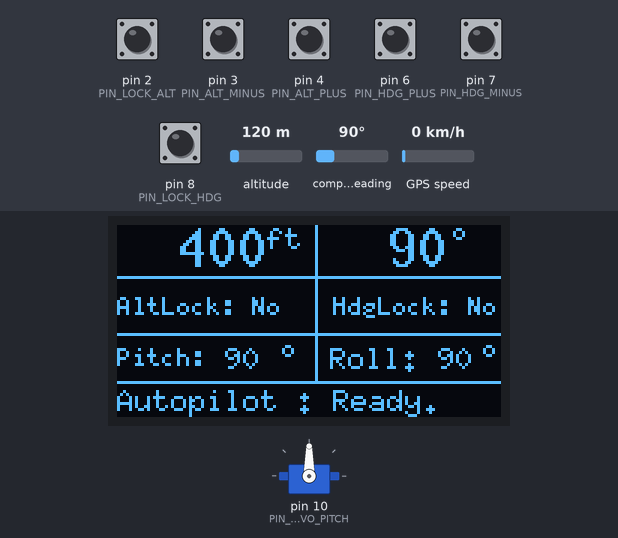
This sketch was run on a simulated Arduino Mega 2560, built with avr-gcc and run on an emulated ATmega2560. Shown: 128×64 one-colour display, servo. Inputs (shaded band) come from the test bench; at power-on: pin 2 (PIN_LOCK_ALT), pin 3 (PIN_ALT_MINUS), pin 4 (PIN_ALT_PLUS), pin 6 (PIN_HDG_PLUS), pin 7 (PIN_HDG_MINUS), pin 8 (PIN_LOCK_HDG) HIGH, altitude 120 m, compass heading 90°, GPS speed 0 km/h. The GPS gets a fix after 3 s at 37.7749, -122.4194 with 8 satellites.

Above: at 6.4 s.
6.5 s: pin 2 (PIN_LOCK_ALT) pulled LOW for 0.15 s
At 6.79 s:
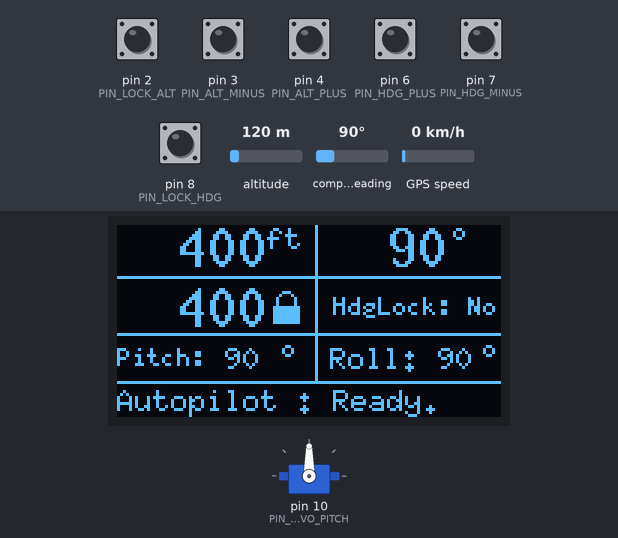
8.3 s: pin 8 (PIN_LOCK_HDG) pulled LOW for 0.15 s
At 8.58 s:
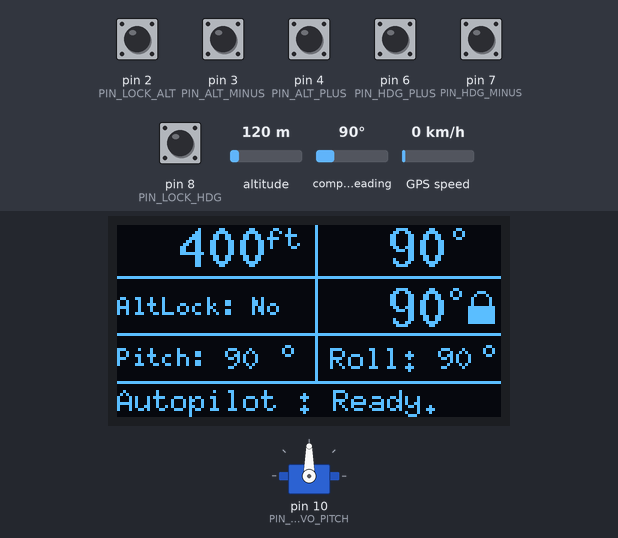
10.2 s: pin 2 (PIN_LOCK_ALT) driven LOW and pin 8 (PIN_LOCK_HDG) driven LOW
At 10.9 s:
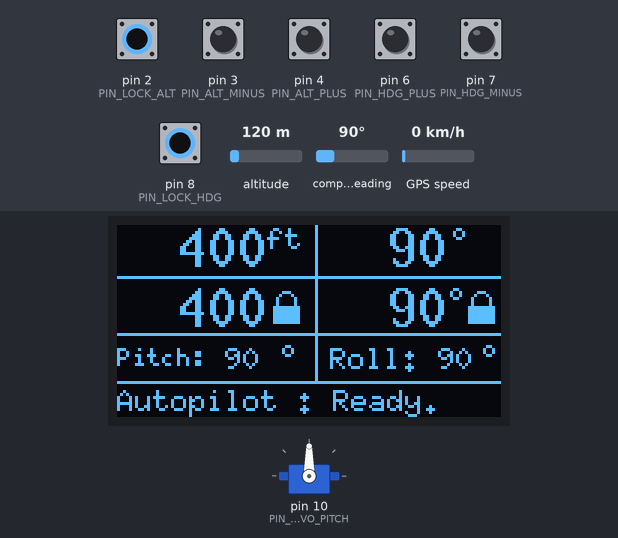
11.9 s: pin 3 (PIN_ALT_MINUS) pulled LOW for 0.15 s
At 13.41 s:
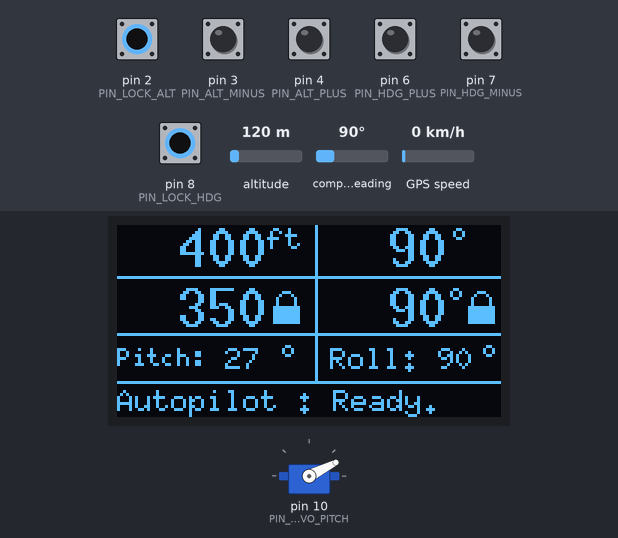
13.8 s: pin 3 (PIN_ALT_MINUS) pulled LOW for 1 s
At 15.0 s:
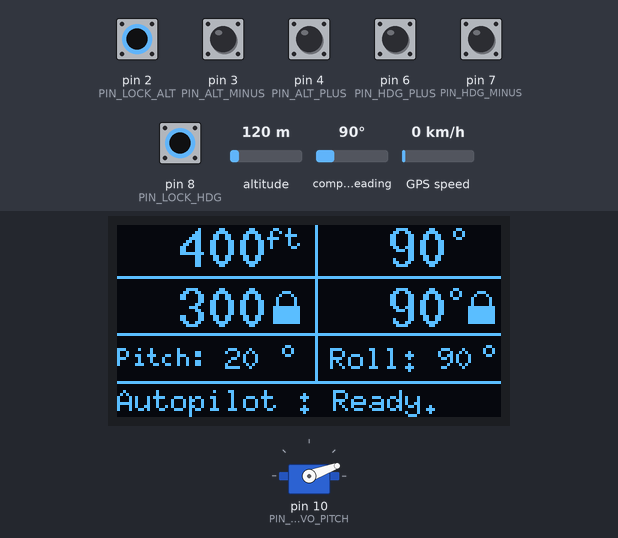
Timing chart, 0 to 16.8 s (numbered marks = the images above; inputs shaded):
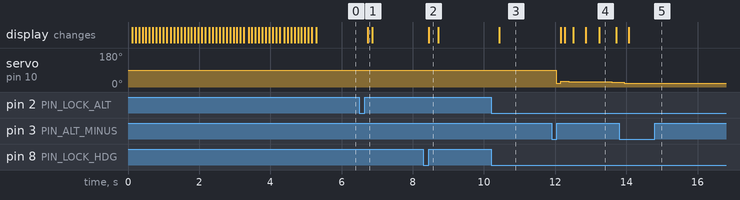

The sketch:

main.ino
```cpp
#include <Wire.h>
#include "config.h"
#include "types.h"
#include "utils.h"
#include "display.h"
#include "input.h"
#include "gps_service.h"
#include "servos.h"
#include "pid_pitch.h"
#include "startup.h"

// État et services globaux
AppState S;
Display UI;
GpsService GpsSvc;   // instance renommée pour éviter conflits
Servos SERVO;
PitchController PID;
Startup STARTUP;

unsigned long lastCtlMs = 0;
unsigned long lastUiMs  = 0;

void setup() {
  Serial.begin(115200);
  Wire.begin(); Wire.setClock(I2C_FREQ_HZ);

  setupInputs();
  UI.begin();
  GpsSvc.begin(9600);
  SERVO.begin(PIN_SERVO_PITCH, PIN_SERVO_ROLL);

  // Init état
  S.servoPitchPos = SERVO_PITCH_NTR;

  // Démarrage (écran + tests)
  STARTUP.run(S, UI, GpsSvc);

  // Écran initial (baseline)
  UI.renderMainFrame(S, "Autopilot : Ready.");
  lastCtlMs = millis();
  lastUiMs  = lastCtlMs;
}

void loop() {
  // GPS feed en continu
  GpsSvc.feed(S);

  // Gestion interrupteur Lock Altitude
  bool lockAltPressed = (digitalRead(PIN_LOCK_ALT) == LOW);
  if (lockAltPressed && !S.lockAlt) {
    S.lockAlt = true;
    S.lockedAlt = S.currentAlt; // capture immédiate
    PID.reset(S);
  } else if (!lockAltPressed && S.lockAlt) {
    S.lockAlt = false;
    S.lockedAlt = 0;
    PID.reset(S);
    S.servoPitchPos = SERVO_PITCH_NTR;
  }

  // Gestion interrupteur Lock Heading (capture & clear sur front)
  static bool prevHdgPressed = false;
  bool hdgPressed = (digitalRead(PIN_LOCK_HDG) == LOW);
  if (hdgPressed && !prevHdgPressed) {
    int hdg = S.currentHdg;           // 0..359
    if (hdg == 0) hdg = 360;          // 0 réservé pour "pas de lock"
    S.lockedHdg = hdg;
  } else if (!hdgPressed && prevHdgPressed) {
    S.lockedHdg = 0;                  // clear lock
  }
  prevHdgPressed = hdgPressed;

  // Poussoirs réactifs (à chaque tour)
  unsigned long now = millis();

  static bool firedAltPlus=false, firedAltMinus=false, firedTrimPlus=false, firedTrimMinus=false;

  if (S.lockAlt && edgeFalling(PIN_ALT_PLUS, now)) {
    if (!firedAltPlus) { S.lockedAlt = ((S.lockedAlt + 25)/50)*50 + 50; firedAltPlus = true; }
  } else if (digitalRead(PIN_ALT_PLUS)==HIGH) firedAltPlus = false;

  if (S.lockAlt && edgeFalling(PIN_ALT_MINUS, now)) {
    if (!firedAltMinus){ S.lockedAlt = ((S.lockedAlt + 25)/50)*50 - 50; firedAltMinus = true; }
  } else if (digitalRead(PIN_ALT_MINUS)==HIGH) firedAltMinus = false;

  if (hdgPressed && edgeFalling(PIN_HDG_PLUS, now)) {
    if (!firedTrimPlus) { S.servoPitchPos = clampInt(S.servoPitchPos+1, SERVO_PITCH_MIN, SERVO_PITCH_MAX); firedTrimPlus = true; }
  } else if (digitalRead(PIN_HDG_PLUS)==HIGH) firedTrimPlus = false;

  if (hdgPressed && edgeFalling(PIN_HDG_MINUS, now)) {
    if (!firedTrimMinus){ S.servoPitchPos = clampInt(S.servoPitchPos-1, SERVO_PITCH_MIN, SERVO_PITCH_MAX); firedTrimMinus = true; }
  } else if (digitalRead(PIN_HDG_MINUS)==HIGH) firedTrimMinus = false;

  // PID @ CTRL_HZ
  if (now - lastCtlMs >= (1000/CTRL_HZ)) {
    float dt = (now - lastCtlMs) * 0.001f;
    lastCtlMs = now;
    PID.step(S, dt);
    SERVO.writePitch(S.servoPitchPos);
  }

  // UI @ UI_FPS : message unique
  if (now - lastUiMs >= (1000/UI_FPS)) {
    lastUiMs = now;
    UI.renderMainFrame(S, "Autopilot : Ready.");
  }
}
```

display.cpp
```cpp
#include "display.h"
#include "utils.h"

Display::Display()
: u8g2_(U8G2_R0, /*reset=*/U8X8_PIN_NONE) {}

void Display::begin() {
  u8g2_.begin();
  u8g2_.setFontPosTop();
  u8g2_.setFontDirection(0);
}

void Display::drawGrid_() {
  u8g2_.drawLine(66, 0, 66, 52);
  u8g2_.drawLine(0, 17, 128, 17);
  u8g2_.drawLine(0, 36, 128, 36);
  u8g2_.drawLine(0, 52, 128, 52);
}

void Display::drawStatusLine_(const char* label, bool ok, uint8_t y) {
  const uint8_t RIGHT_MARGIN = 12; // décale OK/NO vers la gauche
  u8g2_.setFont(u8g2_font_6x10_tf);
  // Libellé à gauche
  u8g2_.setCursor(0, y);
  u8g2_.print(label);
  // Valeur à droite avec marge
  const char* s = ok ? "OK" : "NO";
  uint8_t w = u8g2_.getStrWidth(s);
  int16_t xr = 128 - RIGHT_MARGIN - w;
  if (xr < 0) xr = 0;
  u8g2_.setCursor(xr, y);
  u8g2_.print(s);
}

void Display::renderMainFrame(const AppState& s, const char* bottomMsg) {
  u8g2_.clearBuffer();
  drawGrid_();

  // ====== Ligne 1 : Alt & Hdg courants ======
  u8g2_.setFont(u8g2_font_10x20_tf);
  u8g2_.setCursor(0,0);  u8g2_.print(padRightInt(s.currentAlt,5));
  u8g2_.setFont(u8g2_font_6x10_tf);
  u8g2_.setCursor(50,0); u8g2_.print("ft");
  u8g2_.setFont(u8g2_font_10x20_tf);
  u8g2_.setCursor(80,0); u8g2_.print(padRightInt(s.currentHdg,3));
  u8g2_.setFont(u8g2_font_unifont_t_symbols);
  u8g2_.drawGlyph(110,0,0x00B0);

  // ====== Ligne 2 : Alt lock (gauche) + Hdg lock (droite, aligné dynamiquement) ======
  // Altitude verrouillée : s.lockAlt pilote l'affichage immédiat
  if (s.lockAlt) {
    u8g2_.setFont(u8g2_font_10x20_tf);
    u8g2_.setCursor(0,20); u8g2_.print(padRightInt(s.lockedAlt,5));
    // Cadenas gauche
    u8g2_.drawBox(52, 27, 9, 6);
    u8g2_.drawCircle(56, 25, 3, U8G2_DRAW_ALL);
  } else {
    u8g2_.setFont(u8g2_font_5x7_tf);
    u8g2_.setCursor(0,23); u8g2_.print("AltLock: No");
  }

  // Paramètres généraux d'alignement à droite
  const uint8_t SCREEN_W = 128;
  const uint8_t RIGHT_PAD = 2; // réduit la largeur effective d'écran de 2 px (marge)
  const int rightEdge = SCREEN_W - RIGHT_PAD;

  // Cap verrouillé (à droite) — alignement dynamique et marge droite
  if (s.lockedHdg != 0) {
    // 1) nombre en 10x20
    u8g2_.setFont(u8g2_font_10x20_tf);
    int hdgDisp = (s.lockedHdg == 360) ? 360 : s.lockedHdg; // 1..360
    char num[8];
    snprintf(num, sizeof(num), "%3d", hdgDisp);
    uint8_t wNum = u8g2_.getStrWidth(num);

    // 2) symbole degré (police unifont)
    u8g2_.setFont(u8g2_font_unifont_t_symbols);
    uint8_t wDeg = u8g2_.getUTF8Width("\xC2\xB0");
    if (wDeg == 0) wDeg = u8g2_.getMaxCharWidth();

    // 3) cadenas (primitives)
    const uint8_t lockW = 9;   // largeur du cadenas
    const uint8_t gap   = 2;   // espace entre ° et cadenas

    // xStart = bord droit effectif - (nombre + ° + gap + cadenas)
    int xStart = rightEdge - (int)(wNum + wDeg + gap + lockW);
    if (xStart < 66) xStart = 66; // ne pas empiéter sur la grille centrale

    //  Rendu aligné à droite
    u8g2_.setFont(u8g2_font_10x20_tf);
    u8g2_.setCursor(xStart, 20); u8g2_.print(num);

    u8g2_.setFont(u8g2_font_unifont_t_symbols);
    u8g2_.drawGlyph(xStart + wNum, 20, 0x00B0);

    // Cadenas à la fin
    int lockX = xStart + wNum + wDeg + gap;
    u8g2_.drawBox(lockX, 27, 9, 6);
    u8g2_.drawCircle(lockX + 4, 25, 3, U8G2_DRAW_ALL);
  } else {
    // "HdgLock: No" aligné à droite avec marge
    u8g2_.setFont(u8g2_font_5x7_tf);
    const char* txt = "HdgLock: No";
    uint8_t wNo = u8g2_.getStrWidth(txt);
    int16_t xNo = rightEdge - wNo;
    if (xNo < 66) xNo = 66;
    u8g2_.setCursor(xNo, 23);
    u8g2_.print(txt);
  }

  // ====== Ligne 3 : Servos ======
  u8g2_.setFont(u8g2_font_5x7_tf);
  u8g2_.setCursor(0,40); u8g2_.print("Pitch:");
  u8g2_.setFont(u8g2_font_6x10_tf);
  u8g2_.print(padRightInt(s.servoPitchPos,3));
  u8g2_.setFont(u8g2_font_unifont_t_symbols);
  u8g2_.drawGlyph(53,39,0x00B0);
  u8g2_.setFont(u8g2_font_6x10_tf);
  u8g2_.setCursor(71,40); u8g2_.print("Roll:");
  u8g2_.print(padRightInt(s.servoRollPos,3));
  u8g2_.setFont(u8g2_font_unifont_t_symbols);
  u8g2_.drawGlyph(120,39,0x00B0);

  // ====== Ligne 4 : message bas ======
  u8g2_.setFont(u8g2_font_6x10_tf);
  u8g2_.setCursor(0,54);
  u8g2_.print(bottomMsg);

  u8g2_.sendBuffer();
}

void Display::renderStartup(bool gpsOk, bool controlsOk, const char* infoMsg) {
  u8g2_.clearBuffer();
  u8g2_.setFont(u8g2_font_6x10_tf);

  const char* title = "STARTUP";
  uint8_t tw = u8g2_.getStrWidth(title);
  int16_t tx = (128 - tw) / 2; if (tx < 0) tx = 0;
  u8g2_.setCursor(tx,0); u8g2_.print(title);
  u8g2_.drawLine(0,12,128,12);

  drawStatusLine_("GPS",      gpsOk,     20);
  drawStatusLine_("Controls", controlsOk, 32);

  u8g2_.drawLine(0,44,128,44);
  u8g2_.setCursor(0,54); u8g2_.print(infoMsg);

  u8g2_.sendBuffer();
}

void Display::renderStartupProgress(uint8_t percent) {
  if (percent > 100) percent = 100;
  u8g2_.clearBuffer();

  const char* title = "STARTUP";
  u8g2_.setFont(u8g2_font_6x10_tf);
  uint8_t tw = u8g2_.getStrWidth(title);
  int16_t tx = (128 - tw)/2; if (tx < 0) tx = 0;
  u8g2_.setCursor(tx,0); u8g2_.print(title);
  u8g2_.drawLine(0,12,128,12);

  drawStatusLine_("GPS",      true, 20);
  drawStatusLine_("Controls", true, 32);

  u8g2_.drawLine(0,44,128,44);

  const uint8_t x=0,y=54,w=128,h=10;
  u8g2_.drawFrame(x,y,w,h);
  uint8_t fill = (w-2)*percent/100;
  u8g2_.drawBox(x+1,y+1,fill,h-2);

  u8g2_.sendBuffer();
}
```

display.h
```cpp
#pragma once
#include <U8g2lib.h>
#include "types.h"

class Display {
public:
  Display();
  void begin();

  // Rendu principal avec un seul message en bas
  void renderMainFrame(const AppState& s, const char* bottomMsg);

  // Écrans de démarrage (anglais)
  void renderStartup(bool gpsOk, bool controlsOk, const char* infoMsg);
  void renderStartupProgress(uint8_t percent);

private:
  U8G2_SSD1309_128X64_NONAME2_F_HW_I2C u8g2_;
  void drawGrid_();
  void drawStatusLine_(const char* label, bool ok, uint8_t y);
};
```

gps_service.cpp
```cpp
#include "gps_service.h"
#include <Arduino.h>
#include <math.h>
#include "config.h"

void GpsService::begin(unsigned long baud) { Serial1.begin(baud); }

void GpsService::feed(AppState& s) {
  while (Serial1.available() > 0) {
    if (gps_.encode(Serial1.read())) s.lastGpsDataMs = millis();
  }

  // --- ALTITUDE: EMA + quantification ---
  if (gps_.altitude.isValid()) {
    float altFt = gps_.altitude.feet();
    if (!s.altEmaInit) {
      s.altEma = altFt;
      s.altEmaInit = true;
    } else {
      s.altEma = ALT_EMA_ALPHA * altFt + (1.0f - ALT_EMA_ALPHA) * s.altEma;
    }
    int quant = (int) lroundf(s.altEma / (float)ALT_QUANT_FT) * ALT_QUANT_FT;
    s.currentAlt = quant;
  }

  // --- CAP: direct depuis TinyGPS++ ---
  if (gps_.course.isValid()) {
    int hdg = (int) lround(gps_.course.deg()); // 0..359
    if (hdg >= 360) hdg -= 360;
    if (hdg < 0)    hdg += 360;
    s.currentHdg = hdg;
  }
}

bool GpsService::isOk(const AppState& s) const {
  unsigned long now = millis();
  bool recent = (now - s.lastGpsDataMs) < 2000;
  bool chars  = gps_.charsProcessed() > 120;
  return recent && chars;
}
```

gps_service.h
```cpp
#pragma once
#include <TinyGPSPlus.h>
#include "types.h"

class GpsService {
public:
  void begin(unsigned long baud);
  void feed(AppState& s);
  bool isOk(const AppState& s) const;
  TinyGPSPlus& raw() { return gps_; }
private:
  TinyGPSPlus gps_;
};
```

input.cpp
```cpp
#include "input.h"

void setupInputs() {
  pinMode(PIN_LOCK_ALT, INPUT_PULLUP);
  pinMode(PIN_LOCK_HDG, INPUT_PULLUP);
  pinMode(PIN_ALT_PLUS, INPUT_PULLUP);
  pinMode(PIN_ALT_MINUS, INPUT_PULLUP);
  pinMode(PIN_HDG_PLUS, INPUT_PULLUP);
  pinMode(PIN_HDG_MINUS, INPUT_PULLUP);
}

bool edgeFalling(uint8_t pin, unsigned long now) {
  static bool prev[30];
  static unsigned long t0[30] = {0};
  bool raw = digitalRead(pin);
  if (raw != prev[pin]) { t0[pin] = now; prev[pin] = raw; }
  return (prev[pin] == LOW) && (now - t0[pin] >= DEBOUNCE_MS);
}

bool allControlsReleased() {
  return digitalRead(PIN_LOCK_ALT)==HIGH &&
         digitalRead(PIN_LOCK_HDG)==HIGH &&
         digitalRead(PIN_ALT_PLUS)==HIGH &&
         digitalRead(PIN_ALT_MINUS)==HIGH &&
         digitalRead(PIN_HDG_PLUS)==HIGH &&
         digitalRead(PIN_HDG_MINUS)==HIGH;
}
```

input.h
```cpp
#pragma once
#include <Arduino.h>
#include "config.h"

void setupInputs();
bool edgeFalling(uint8_t pin, unsigned long now);
bool allControlsReleased();
```

pid_pitch.cpp
```cpp
#include "pid_pitch.h"
#include "config.h"
#include "utils.h"
#include <math.h>

void PitchController::reset(AppState& s) {
  s.pidPitch = {}; // reset all PID accumulators
}

void PitchController::step(AppState& s, float dt) {
  if (!s.lockAlt) return;
  auto& p = s.pidPitch;

  p.error = (float)(s.lockedAlt - s.currentAlt);
  p.integral += p.error * dt;
  p.integral = clampFloat(p.integral, -300.0f, 300.0f);
  p.derivative = (dt > 0.0005f) ? (p.error - p.errorPrev) / dt : 0.0f;

  float out = KpPitch*p.error + KiPitch*p.integral + KdPitch*p.derivative;

  if (fabsf(p.error) < 10.0f) {
    s.servoPitchPos = SERVO_PITCH_NTR;
  } else {
    int target = SERVO_PITCH_NTR + (int)out;
    s.servoPitchPos = clampInt(target, SERVO_PITCH_MIN, SERVO_PITCH_MAX);
  }

  p.errorPrev = p.error;
}
```

pid_pitch.h
```cpp
#pragma once
#include "types.h"

class PitchController {
public:
  void reset(AppState& s);
  void step(AppState& s, float dtSec);
};
```

servos.cpp
```cpp
#include "servos.h"
#include "config.h"
#include "utils.h"

void Servos::begin(uint8_t pinPitch, uint8_t /*pinRoll*/) {
  pitch_.attach(pinPitch);
  pitch_.write(SERVO_PITCH_NTR);
}

void Servos::writePitch(int pos) {
  pitch_.write(clampInt(pos, SERVO_PITCH_MIN, SERVO_PITCH_MAX));
}
```

servos.h
```cpp
#pragma once
#include <Servo.h>
#include "types.h"

class Servos {
public:
  void begin(uint8_t pinPitch, uint8_t pinRoll);
  void writePitch(int pos);
private:
  Servo pitch_;
};
```

startup.cpp
```cpp
#include "startup.h"
#include "input.h"
#include "config.h"

void Startup::run(AppState& s, Display& ui, GpsService& gps) {
  unsigned long lastUi = 0;
  // Wait for both OK
  for (;;) {
    gps.feed(s);
    bool gpsOk = gps.isOk(s);
    bool controlsOk = allControlsReleased();

    unsigned long now = millis();
    if (now - lastUi >= 200) {
      lastUi = now;
      const char* msg = (!gpsOk && !controlsOk) ? "Waiting: GPS & buttons" :
                        (!gpsOk)                ? "Waiting for GPS..."     :
                        (!controlsOk)           ? "Release all buttons"    : "Ready";
      ui.renderStartup(gpsOk, controlsOk, msg);
    }
    if (gpsOk && controlsOk) break;
  }

  // Progress bar 5 s
  const uint16_t total = STARTUP_PROGRESS_MS;
  unsigned long t0 = millis();
  for (;;) {
    gps.feed(s);
    unsigned long now = millis();
    uint16_t elapsed = (now - t0 >= total) ? total : (uint16_t)(now - t0);
    uint8_t pct = (uint8_t)((elapsed * 100UL) / total);
    ui.renderStartupProgress(pct);
    if (elapsed >= total) break;
    delay(30);
  }
}
```

startup.h
```cpp
#pragma once
#include "types.h"
#include "display.h"
#include "gps_service.h"

class Startup {
public:
  void run(AppState& s, Display& ui, GpsService& gps);
};
```

types.h
```cpp
#pragma once
#include <Arduino.h>

struct PidState {
  float error = 0.0f;
  float errorPrev = 0.0f;
  float integral = 0.0f;
  float derivative = 0.0f;
};

struct AppState {
  // Mesures
  int   currentAlt = 0;   // ft (EMA + quantification)
  int   currentHdg = 0;   // deg 0..359

  // EMA altitude (interne)
  float altEma = 0.0f;    // pieds
  bool  altEmaInit = false;

  // Modes / consignes
  bool lockAlt = false;   // Alt lock actif
  int  lockedAlt = 0;     // ft
  int  lockedHdg = 0;     // deg (0 => pas de lock; utiliser 360 pour Nord verrouillé)

  // Servos
  int servoPitchPos = 90;
  int servoRollPos  = 90;

  // GPS
  unsigned long lastGpsDataMs = 0; // ms

  // PID
  PidState pidPitch;
};
```

utils.cpp
```cpp
#include "utils.h"

int clampInt(int v, int lo, int hi) {
  return v < lo ? lo : (v > hi ? hi : v);
}

float clampFloat(float v, float lo, float hi) {
  return v < lo ? lo : (v > hi ? hi : v);
}

String padRightInt(int value, uint8_t width) {
  char buf[16];
  snprintf(buf, sizeof(buf), "%d", value);
  String s(buf);
  while ((uint8_t)s.length() < width) s = " " + s;
  return s;
}
```

utils.h
```cpp
#pragma once
#include <Arduino.h>

int   clampInt(int v, int lo, int hi);
float clampFloat(float v, float lo, float hi);
String padRightInt(int value, uint8_t width);
```

config.h
```cpp
#pragma once
#include <Arduino.h>

// Pins
constexpr uint8_t PIN_LOCK_ALT   = 2;   // Interrupteur Lock Altitude (INPUT_PULLUP, actif LOW)
constexpr uint8_t PIN_LOCK_HDG   = 8;   // Interrupteur Lock Heading (INPUT_PULLUP, actif LOW)
constexpr uint8_t PIN_ALT_PLUS   = 4;   // Poussoir + Altitude (INPUT_PULLUP, actif LOW)
constexpr uint8_t PIN_ALT_MINUS  = 3;   // Poussoir - Altitude (INPUT_PULLUP, actif LOW)
constexpr uint8_t PIN_HDG_PLUS   = 6;   // Poussoir Trim + Pitch (INPUT_PULLUP, actif LOW)
constexpr uint8_t PIN_HDG_MINUS  = 7;   // Poussoir Trim - Pitch (INPUT_PULLUP, actif LOW)

// Servos
constexpr uint8_t PIN_SERVO_PITCH = 10;
constexpr uint8_t PIN_SERVO_ROLL  = 11; // réservé

// I2C
constexpr uint32_t I2C_FREQ_HZ = 400000; // 400 kHz

// UI / Control rates
constexpr uint8_t  UI_FPS  = 10;   // 10 FPS (toutes les 100 ms)
constexpr uint16_t CTRL_HZ = 100;  // 100 Hz (toutes les 10 ms)

// Debounce
constexpr uint16_t DEBOUNCE_MS = 15;

// PID Pitch
constexpr float KpPitch = 1.2f;
constexpr float KiPitch = 0.05f;
constexpr float KdPitch = 0.8f;

// Servo Pitch bounds
constexpr int SERVO_PITCH_NTR = 90;
constexpr int SERVO_PITCH_MIN = 20;
constexpr int SERVO_PITCH_MAX = 140;

// Startup
constexpr uint16_t STARTUP_PROGRESS_MS = 5000; // 5 s

// --- FILTRE ALTITUDE ---
// Filtre EMA sur l'altitude GPS (en pieds) avant quantification
// currentAlt = round( (EMA(alt_ft)) / QUANT_FT ) * QUANT_FT
constexpr float ALT_EMA_ALPHA = 0.20f;   // 0.1..0.3 typique (0.20 recommandé)
constexpr int   ALT_QUANT_FT  = 50;      // quantification à 50 ft (changer à 10 si besoin)
```

Measured:
- after the input at 6.5 s, the display: changes after 0.24 s (image 1)
- after the input at 8.3 s, the display: changes after 0.15 s (image 2)
- after the input at 10.2 s, the display: changes after 0.23 s (image 3)
- after the input at 11.9 s, servo on pin 10 (PIN_SERVO_PITCH): 90° → 20° after 0.13 s, → 30° 0.12 s later, → 29° 0.24 s later, → 28° 0.35 s later, … (6 changes in this stretch); the display: first changes after 0.25 s (image 4 shows a later state)
- what the display in image 4 shows lasts 0.5 s, from 13.2 s to 13.7 s
